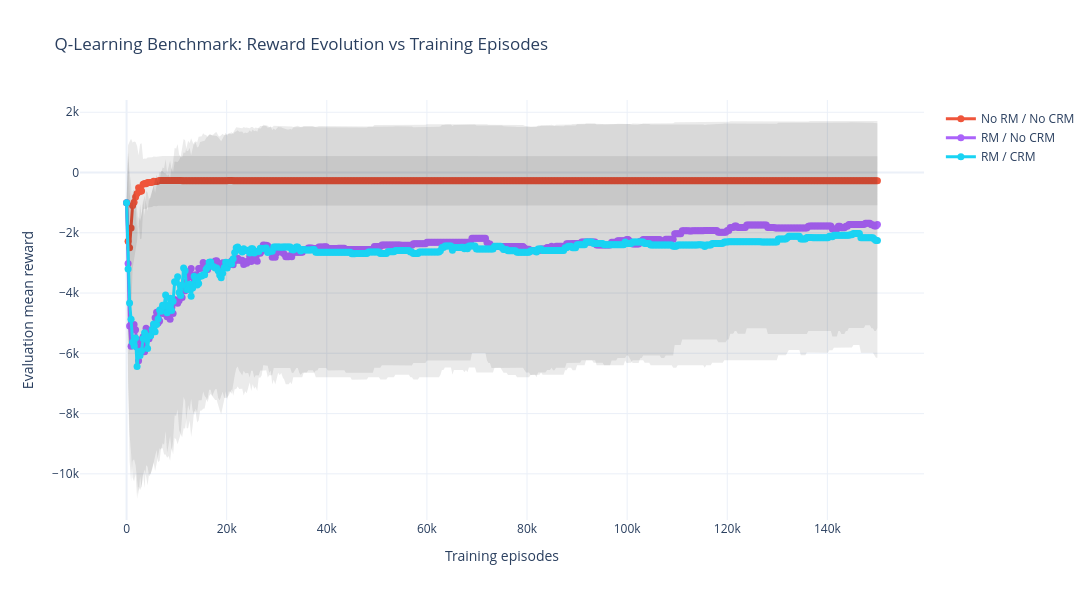

Notebook code for this chart:
### Code cell
# =============================================================
# =============================================================
import plotly.graph_objects as go

fig = go.Figure() 

for label, data in results.items():
    x = data["iterations"]
    y = data["mean_rewards"]
    s = data["std_rewards"]

    upper = y + s
    lower = y - s

    # Std shaded area
    fig.add_trace(
        go.Scatter(
            x=np.concatenate([x, x[::-1]]),
            y=np.concatenate([upper, lower[::-1]]),
            fill="toself",
            fillcolor="rgba(0,0,0,0.08)",
            line=dict(color="rgba(255,255,255,0)"),
            hoverinfo="skip",
            showlegend=False
        )
    )

    # Main line
    fig.add_trace(
        go.Scatter(
            x=x,
            y=y,
            mode="lines+markers",
            name=label,
            line=dict(width=3),
            marker=dict(size=7),
            hovertemplate=(
                f"{label}<br>"
                "Episode: %{x}<br>"
                "Mean reward: %{y:.2f}<extra></extra>"
            )
        )
    )

fig.update_layout(
    title="Q-Learning Benchmark: Reward Evolution vs Training Episodes",
    xaxis_title="Training episodes",
    yaxis_title="Evaluation mean reward",
    template="plotly_white",
    width=1100,
    height=600,
    hovermode="x unified",
    legend=dict(
        yanchor="top",
        y=0.99,
        xanchor="left",
        x=1.02
    )
)

fig.update_xaxes(showgrid=True, gridwidth=1)
fig.update_yaxes(showgrid=True, gridwidth=1)

fig.show()

### Figure 1 — Plotly figure (JSON) as saved in the notebook; plotly's stock layout.template omitted (floating-point values rounded to 4 significant figures; data arrays with more than 128 entries replaced by an {"elided": "..."} marker saying what was removed)
{"data": [{"fill": "toself", "fillcolor": "rgba(0,0,0,0.08)", "hoverinfo": "skip", "line": {"color": "rgba(255,255,255,0)"}, "showlegend": false, "type": "scatter", "x": {"elided": "1002 int values"}, "y": {"elided": "1002 float values"}}, {"hovertemplate": "No RM / No CRM<br>Episode: %{x}<br>Mean reward: %{y:.2f}<extra></extra>", "line": {"width": 3}, "marker": {"size": 7}, "mode": "lines+markers", "name": "No RM / No CRM", "type": "scatter", "x": {"elided": "501 int values"}, "y": {"elided": "501 float values"}}, {"fill": "toself", "fillcolor": "rgba(0,0,0,0.08)", "hoverinfo": "skip", "line": {"color": "rgba(255,255,255,0)"}, "showlegend": false, "type": "scatter", "x": {"elided": "1002 int values"}, "y": {"elided": "1002 float values"}}, {"hovertemplate": "RM / No CRM<br>Episode: %{x}<br>Mean reward: %{y:.2f}<extra></extra>", "line": {"width": 3}, "marker": {"size": 7}, "mode": "lines+markers", "name": "RM / No CRM", "type": "scatter", "x": {"elided": "501 int values"}, "y": {"elided": "501 float values"}}, {"fill": "toself", "fillcolor": "rgba(0,0,0,0.08)", "hoverinfo": "skip", "line": {"color": "rgba(255,255,255,0)"}, "showlegend": false, "type": "scatter", "x": {"elided": "1002 int values"}, "y": {"elided": "1002 float values"}}, {"hovertemplate": "RM / CRM<br>Episode: %{x}<br>Mean reward: %{y:.2f}<extra></extra>", "line": {"width": 3}, "marker": {"size": 7}, "mode": "lines+markers", "name": "RM / CRM", "type": "scatter", "x": {"elided": "501 int values"}, "y": {"elided": "501 float values"}}], "layout": {"height": 600, "hovermode": "x unified", "legend": {"x": 1.02, "xanchor": "left", "y": 0.99, "yanchor": "top"}, "title": {"text": "Q-Learning Benchmark: Reward Evolution vs Training Episodes"}, "width": 1100, "xaxis": {"gridwidth": 1, "showgrid": true, "title": {"text": "Training episodes"}}, "yaxis": {"gridwidth": 1, "showgrid": true, "title": {"text": "Evaluation mean reward"}}}}
